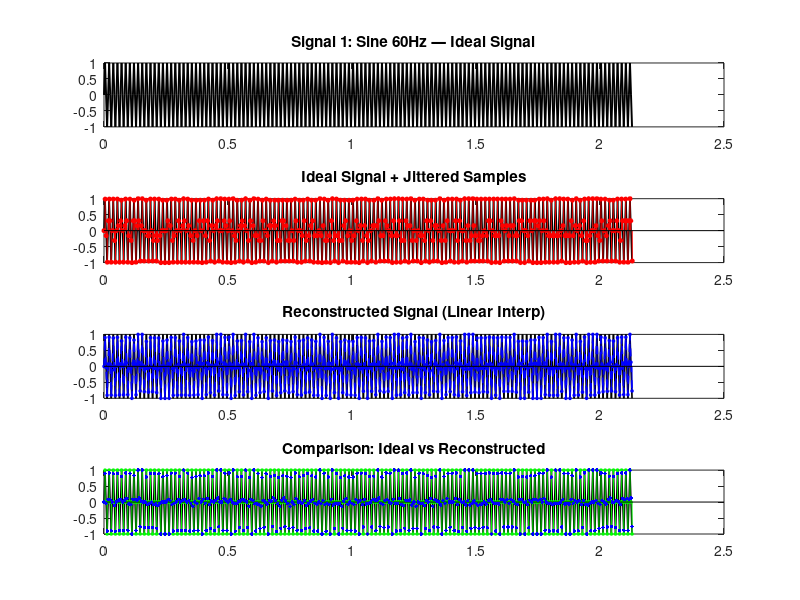

Recreate this plot in MATLAB. (Note: this script raises an error after producing the figure.)
clear; clc; close all;

Fs    = 240;        
Ts    = 1/Fs;       
Delta = Ts/10;      
N     = 512;        
n     = 0:N-1;      
t_uniform = n * Ts; 
K_list = 1:4;       

% --- Define signals ---
f_sig1 = 60;   sig1 = @(t) sin(2*pi*f_sig1.*t); 
f_sig2 = 100;  sig2 = @(t) cos(2*pi*f_sig2.*t + pi/4);
f_sig3 = 180;  sig3 = @(t) 0.5 * sin(2*pi*f_sig3.*t);

signals = {sig1, sig2, sig3};
names   = {'Signal 1: Sine 60Hz','Signal 2: Cosine 100Hz','Signal 3: Sine 180Hz (Aliased)'};

% --- RMSE storage ---
RMSE = zeros(numel(signals), numel(K_list));

%% --- MAIN LOOP ---
for s = 1:numel(signals)
    
    x_func = signals{s};    
    x_true = x_func(t_uniform); 
    
    for ik = 1:numel(K_list)
        K = K_list(ik);
        
        rng(100 + s*10 + ik);        
        k_n   = randi([-K, K], 1, N);  
        eps_n = k_n * Delta;         
        t_jit = t_uniform + eps_n;   
        x_hat = x_func(t_jit);       
        
        x_est = zeros(1, N); 
        [t_jit_sorted, idx] = sort(t_jit);
        x_hat_sorted = x_hat(idx);
        
        for i = 1:N
            t_interp = t_uniform(i);
            j = find(t_jit_sorted <= t_interp, 1, 'last');
            
            if isempty(j) || j == N
                if t_interp < t_jit_sorted(1)
                    x_est(i) = x_hat_sorted(1);
                else
                    x_est(i) = x_hat_sorted(N);
                end
            else
                t0 = t_jit_sorted(j);  x0 = x_hat_sorted(j);
                t1 = t_jit_sorted(j+1); x1 = x_hat_sorted(j+1);
                if t1 == t0 
                    x_est(i) = x0;
                else
                    x_est(i) = x0 + (t_interp - t0) * (x1 - x0) / (t1 - t0);
                end
            end
        end
        
        RMSE(s, ik) = sqrt(mean((x_est - x_true).^2)); 
        
        % --- Plotting for K=2 ---
        if K == 2
            figure;
            subplot(4,1,1); plot(t_uniform, x_true, 'k','LineWidth',1.4);
            title(sprintf('%s — Ideal Signal', names{s}), 'Interpreter','none');
            
            subplot(4,1,2); plot(t_uniform, x_true,'k','LineWidth',1.2); hold on;
            stem(t_jit, x_hat,'r','filled','MarkerSize',3);
            title('Ideal Signal + Jittered Samples');
            
            subplot(4,1,3); plot(t_uniform, x_true,'k','LineWidth',1.2); hold on;
            plot(t_uniform, x_est,'b--','LineWidth',1.2);
            stem(t_uniform, x_est,'b','filled','MarkerSize',2);
            title('Reconstructed Signal (Linear Interp)');
            
            subplot(4,1,4); plot(t_uniform, x_true,'k','LineWidth',1.1); hold on;
            stem(t_uniform, x_true,'g','filled','MarkerSize',2);
            plot(t_uniform, x_est,'b.','MarkerSize',8);
            title('Comparison: Ideal vs Reconstructed');
            
            sgtitle(sprintf('%s — Jittered Reconstruction (K=2)', names{s}),'FontWeight','bold');
        end
    end
    
    fprintf('RMSE for %s : ', names{s});
    fprintf('%0.5e ', RMSE(s,:));
    fprintf('\n');
end

%% --- RMSE Summary Plot ---
figure;
plot(K_list, RMSE(1,:), '-o','LineWidth',1.6); hold on;
plot(K_list, RMSE(2,:), '-s','LineWidth',1.6);
plot(K_list, RMSE(3,:), '-^','LineWidth',1.6);
xlabel('K (max |k_n|)'); ylabel('RMSE');
title('RMSE vs K for 3 Sinusoid Signals');
legend(names,'Location','northwest','Interpreter','none'); grid on;
